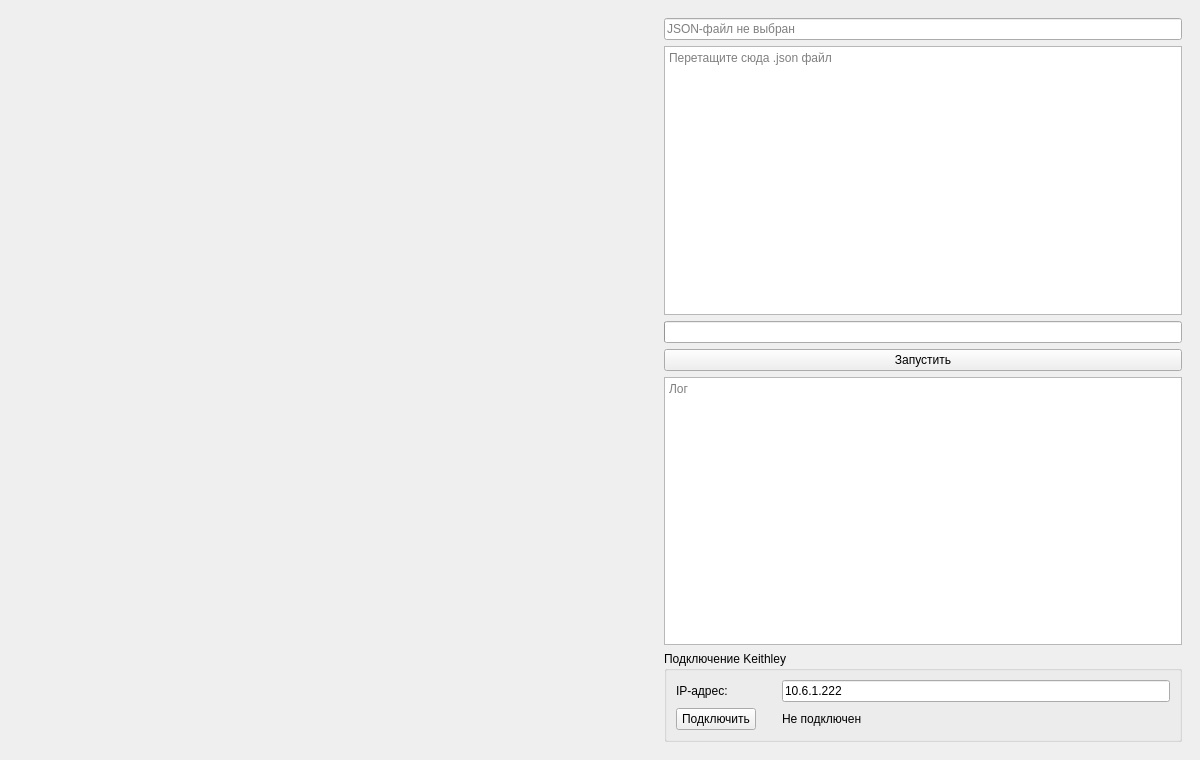
<?xml version="1.0" encoding="UTF-8"?>
<ui version="4.0">
 <class>MainWindow</class>
 <widget class="QMainWindow" name="MainWindow">
  <property name="geometry">
   <rect>
    <x>0</x>
    <y>0</y>
    <width>1200</width>
    <height>760</height>
   </rect>
  </property>
  <property name="windowTitle">
   <string>Keithley Calibrator</string>
  </property>
  <widget class="QWidget" name="centralwidget">
   <layout class="QHBoxLayout" name="horizontalLayout">
    <item>
     <widget class="QWidget" name="plotContainer">
      <property name="minimumSize">
       <size>
        <width>640</width>
        <height>480</height>
       </size>
      </property>
      <layout class="QVBoxLayout" name="plotLayout"/>
     </widget>
    </item>
    <item>
     <widget class="QWidget" name="rightPanel">
      <layout class="QVBoxLayout" name="rightPanelLayout">
       <item>
        <widget class="QWidget" name="jsonFileRow">
         <layout class="QHBoxLayout" name="jsonFileRowLayout">
          <property name="spacing">
           <number>4</number>
          </property>
          <property name="leftMargin">
           <number>0</number>
          </property>
          <property name="topMargin">
           <number>0</number>
          </property>
          <property name="rightMargin">
           <number>0</number>
          </property>
          <property name="bottomMargin">
           <number>0</number>
          </property>
          <item>
           <widget class="QLineEdit" name="jsonFileLineEdit">
            <property name="placeholderText">
             <string>JSON-файл не выбран</string>
            </property>
           </widget>
          </item>
         </layout>
        </widget>
       </item>
       <item>
        <widget class="QPlainTextEdit" name="jsonEditorWidget">
         <property name="minimumSize">
          <size>
           <width>0</width>
           <height>120</height>
          </size>
         </property>
         <property name="acceptDrops">
          <bool>true</bool>
         </property>
         <property name="placeholderText">
          <string>Перетащите сюда .json файл</string>
         </property>
        </widget>
       </item>
       <item>
        <widget class="QProgressBar" name="progressBar">
         <property name="value">
          <number>0</number>
         </property>
         <property name="textVisible">
          <bool>false</bool>
         </property>
        </widget>
       </item>
       <item>
        <widget class="QPushButton" name="startStopButton">
         <property name="text">
          <string>Запустить</string>
         </property>
        </widget>
       </item>
       <item>
        <widget class="QPlainTextEdit" name="logTextEdit">
         <property name="readOnly">
          <bool>true</bool>
         </property>
         <property name="placeholderText">
          <string>Лог</string>
         </property>
        </widget>
       </item>
       <item>
        <widget class="QGroupBox" name="keithleyGroupBox">
         <property name="title">
          <string>Подключение Keithley</string>
         </property>
         <layout class="QGridLayout" name="keithleyGridLayout">
          <item row="0" column="0">
           <widget class="QLabel" name="keithleyIpLabel">
            <property name="text">
             <string>IP-адрес:</string>
            </property>
           </widget>
          </item>
          <item row="0" column="1">
           <widget class="QLineEdit" name="keithleyIpLineEdit">
            <property name="text">
             <string>10.6.1.222</string>
            </property>
            <property name="placeholderText">
             <string>Например: 10.6.1.222</string>
            </property>
           </widget>
          </item>
          <item row="1" column="0">
           <layout class="QHBoxLayout" name="connectRowLayout">
            <item>
             <widget class="QPushButton" name="connectKeithleyButton">
              <property name="text">
               <string>Подключить</string>
              </property>
             </widget>
            </item>
            <item>
             <widget class="QWidget" name="keithleyLedWidget" native="true">
              <property name="minimumSize">
               <size>
                <width>14</width>
                <height>14</height>
               </size>
              </property>
              <property name="maximumSize">
               <size>
                <width>14</width>
                <height>14</height>
               </size>
              </property>
             </widget>
            </item>
           </layout>
          </item>
          <item row="1" column="1">
           <widget class="QLabel" name="keithleyStatusLabel">
            <property name="text">
             <string>Не подключен</string>
            </property>
           </widget>
          </item>
         </layout>
        </widget>
       </item>
      </layout>
     </widget>
    </item>
   </layout>
  </widget>
 </widget>
 <resources/>
 <connections/>
</ui>
